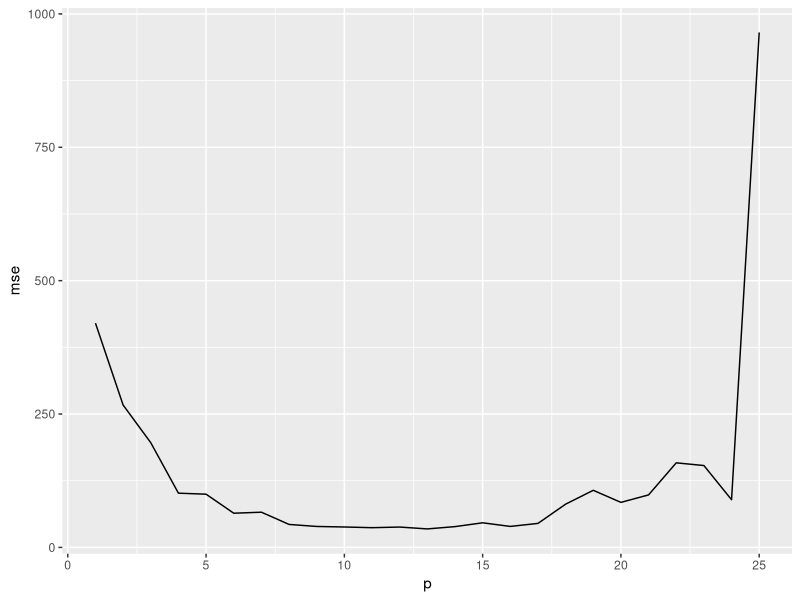

Source code (R):
library(dplyr)
library(ggplot2)

rm(list = ls())

validacao_cruzada <- function(x, k = 3L) {
  # x: data frame que será dividido em k partes aproximadamente iguais
  # k: número de partes (folds) para a validação cruzada
  n <- nrow(x)
  folds <- cut(1L:n, breaks = k, labels = FALSE)
  x$folds <- folds
  treino_validacao <- function(v_fold, split) {
    validacao <- x[x$folds == v_fold, ]
    treino <- x[x$folds != v_fold, ]
    validacao$info <- "validacao"
    treino$info <- "treino"
    d <- rbind(treino, validacao)
    d$split <- split
    d
  }

  d <- purrr::map_dfr(
    .x = 1L:k,
    .f = \(i) treino_validacao(i, split = i)
  )
  d$folds <- NULL
  d
}

#! Função de regressão real
gerando_dados <- function(n = 350L, ...) {
  f <- function(x, sd = 0.5, ...) {
    45 * tanh(x / 1.9 - 7) + 57 + rnorm(n, sd = sd)
    #45 * tanh(x)^3 + 4 + rnorm(n = n, ...)
    #x^7 + rnorm(n = n, ...)
  }

  tibble(x = runif(n = n, min = .Machine$double.xmin, max = 35)) |>
    mutate(y = f(x, ...)) |>
    relocate(y, .before = x)
}

tunagem <- function(cv, p_max = 25L) {
  # cv: data frame com os dados de treino e validação cruzada
  # p_max: grau máximo do polinômio a ser ajustado

  k <- max(cv$split)

  regressao <- function(p, i) {
    treino <- cv |>
      dplyr::filter(split == i, info == "treino")
    lm(y ~ poly(x, degree = p), data = treino)
  }

  avaliacao <- function(p) {
    one_step <- function(i) {
      r <- regressao(p, i)
      validacao <- cv |>
        dplyr::filter(split == i, info == "validacao")
      pred <- predict(r, newdata = validacao)
      mse <- mean((pred - validacao$y)^2)
      tibble(p = p, split = i, mse = mse)
    }
    purrr::map_dfr(.x = 1L:k, .f = one_step)
  }
  resultados <- purrr::map_dfr(.x = 1L:p_max, .f = avaliacao)
  resultados |>
    group_by(p) |>
    summarise(mse = mean(mse))
}

set.seed(123)
dados <- gerando_dados(n = 200, mean = 0, sd = 5.5)

#! Conjunto de validação cruzada
cv <- validacao_cruzada(dados, k = 5L)

r <- tunagem(cv, p_max = 25)
r |>
  ggplot(aes(x = p, y = mse)) +
  geom_line()
